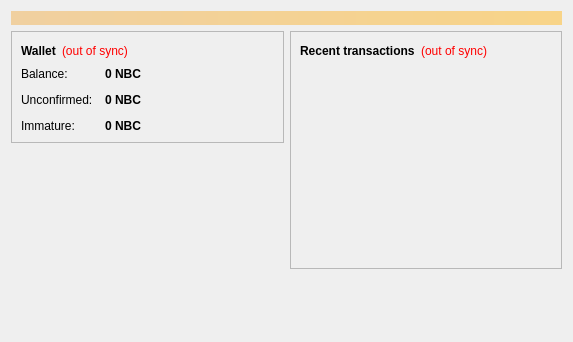
<?xml version="1.0" encoding="UTF-8"?>
<ui version="4.0">
 <class>OverviewPage</class>
 <widget class="QWidget" name="OverviewPage">
  <property name="geometry">
   <rect>
    <x>0</x>
    <y>0</y>
    <width>573</width>
    <height>342</height>
   </rect>
  </property>
  <property name="windowTitle">
   <string>Form</string>
  </property>
  <layout class="QVBoxLayout" name="topLayout">
   <item>
    <widget class="QLabel" name="labelAlerts">
     <property name="visible">
      <bool>false</bool>
     </property>
     <property name="styleSheet">
      <string notr="true">background-color: qlineargradient(x1: 0, y1: 0, x2: 1, y2: 0, stop:0 #F0D0A0, stop:1 #F8D488); color:#000000;</string>
     </property>
     <property name="wordWrap">
      <bool>true</bool>
     </property>
     <property name="margin">
      <number>3</number>
     </property>
    </widget>
   </item>
   <item>
    <layout class="QHBoxLayout" name="horizontalLayout" stretch="1,1">
     <item>
      <layout class="QVBoxLayout" name="verticalLayout_2">
       <item>
        <widget class="QFrame" name="frame">
         <property name="frameShape">
          <enum>QFrame::StyledPanel</enum>
         </property>
         <property name="frameShadow">
          <enum>QFrame::Raised</enum>
         </property>
         <layout class="QVBoxLayout" name="verticalLayout_4">
          <item>
           <layout class="QHBoxLayout" name="horizontalLayout_4">
            <item>
             <widget class="QLabel" name="label_5">
              <property name="font">
               <font>
                <weight>75</weight>
                <bold>true</bold>
               </font>
              </property>
              <property name="text">
               <string>Wallet</string>
              </property>
             </widget>
            </item>
            <item>
             <widget class="QLabel" name="labelWalletStatus">
              <property name="toolTip">
               <string>The displayed information may be out of date. Your wallet automatically synchronizes with the Nubescoin network after a connection is established, but this process has not completed yet.</string>
              </property>
              <property name="styleSheet">
               <string notr="true">QLabel { color: red; }</string>
              </property>
              <property name="text">
               <string notr="true">(out of sync)</string>
              </property>
              <property name="alignment">
               <set>Qt::AlignLeading|Qt::AlignLeft|Qt::AlignVCenter</set>
              </property>
             </widget>
            </item>
            <item>
             <spacer name="horizontalSpacer_2">
              <property name="orientation">
               <enum>Qt::Horizontal</enum>
              </property>
              <property name="sizeHint" stdset="0">
               <size>
                <width>40</width>
                <height>20</height>
               </size>
              </property>
             </spacer>
            </item>
           </layout>
          </item>
          <item>
           <layout class="QFormLayout" name="formLayout_2">
            <property name="fieldGrowthPolicy">
             <enum>QFormLayout::AllNonFixedFieldsGrow</enum>
            </property>
            <property name="horizontalSpacing">
             <number>12</number>
            </property>
            <property name="verticalSpacing">
             <number>12</number>
            </property>
            <item row="0" column="0">
             <widget class="QLabel" name="label">
              <property name="text">
               <string>Balance:</string>
              </property>
             </widget>
            </item>
            <item row="0" column="1">
             <widget class="QLabel" name="labelBalance">
              <property name="font">
               <font>
                <weight>75</weight>
                <bold>true</bold>
               </font>
              </property>
              <property name="cursor">
               <cursorShape>IBeamCursor</cursorShape>
              </property>
              <property name="toolTip">
               <string>Your current balance</string>
              </property>
              <property name="text">
               <string notr="true">0 NBC</string>
              </property>
              <property name="textInteractionFlags">
               <set>Qt::LinksAccessibleByMouse|Qt::TextSelectableByKeyboard|Qt::TextSelectableByMouse</set>
              </property>
             </widget>
            </item>
            <item row="1" column="0">
             <widget class="QLabel" name="label_3">
              <property name="text">
               <string>Unconfirmed:</string>
              </property>
             </widget>
            </item>
            <item row="1" column="1">
             <widget class="QLabel" name="labelUnconfirmed">
              <property name="font">
               <font>
                <weight>75</weight>
                <bold>true</bold>
               </font>
              </property>
              <property name="cursor">
               <cursorShape>IBeamCursor</cursorShape>
              </property>
              <property name="toolTip">
               <string>Total of transactions that have yet to be confirmed, and do not yet count toward the current balance</string>
              </property>
              <property name="text">
               <string notr="true">0 NBC</string>
              </property>
              <property name="textInteractionFlags">
               <set>Qt::LinksAccessibleByMouse|Qt::TextSelectableByKeyboard|Qt::TextSelectableByMouse</set>
              </property>
             </widget>
            </item>
            <item row="2" column="0">
             <widget class="QLabel" name="labelImmatureText">
              <property name="text">
               <string>Immature:</string>
              </property>
             </widget>
            </item>
            <item row="2" column="1">
             <widget class="QLabel" name="labelImmature">
              <property name="font">
               <font>
                <weight>75</weight>
                <bold>true</bold>
               </font>
              </property>
              <property name="toolTip">
               <string>Mined balance that has not yet matured</string>
              </property>
              <property name="text">
               <string notr="true">0 NBC</string>
              </property>
              <property name="textInteractionFlags">
               <set>Qt::LinksAccessibleByMouse|Qt::TextSelectableByKeyboard|Qt::TextSelectableByMouse</set>
              </property>
             </widget>
            </item>
           </layout>
          </item>
         </layout>
        </widget>
       </item>
       <item>
        <spacer name="verticalSpacer">
         <property name="orientation">
          <enum>Qt::Vertical</enum>
         </property>
         <property name="sizeHint" stdset="0">
          <size>
           <width>20</width>
           <height>40</height>
          </size>
         </property>
        </spacer>
       </item>
      </layout>
     </item>
     <item>
      <layout class="QVBoxLayout" name="verticalLayout_3">
       <item>
        <widget class="QFrame" name="frame_2">
         <property name="frameShape">
          <enum>QFrame::StyledPanel</enum>
         </property>
         <property name="frameShadow">
          <enum>QFrame::Raised</enum>
         </property>
         <layout class="QVBoxLayout" name="verticalLayout">
          <item>
           <layout class="QHBoxLayout" name="horizontalLayout_2">
            <item>
             <widget class="QLabel" name="label_4">
              <property name="text">
               <string>&lt;b&gt;Recent transactions&lt;/b&gt;</string>
              </property>
             </widget>
            </item>
            <item>
             <widget class="QLabel" name="labelTransactionsStatus">
              <property name="toolTip">
               <string>The displayed information may be out of date. Your wallet automatically synchronizes with the Nubescoin network after a connection is established, but this process has not completed yet.</string>
              </property>
              <property name="styleSheet">
               <string notr="true">QLabel { color: red; }</string>
              </property>
              <property name="text">
               <string notr="true">(out of sync)</string>
              </property>
              <property name="alignment">
               <set>Qt::AlignRight|Qt::AlignTrailing|Qt::AlignVCenter</set>
              </property>
             </widget>
            </item>
            <item>
             <spacer name="horizontalSpacer">
              <property name="orientation">
               <enum>Qt::Horizontal</enum>
              </property>
              <property name="sizeHint" stdset="0">
               <size>
                <width>40</width>
                <height>20</height>
               </size>
              </property>
             </spacer>
            </item>
           </layout>
          </item>
          <item>
           <widget class="QListView" name="listTransactions">
            <property name="styleSheet">
             <string notr="true">QListView { background: transparent; }</string>
            </property>
            <property name="frameShape">
             <enum>QFrame::NoFrame</enum>
            </property>
            <property name="verticalScrollBarPolicy">
             <enum>Qt::ScrollBarAlwaysOff</enum>
            </property>
            <property name="horizontalScrollBarPolicy">
             <enum>Qt::ScrollBarAlwaysOff</enum>
            </property>
            <property name="selectionMode">
             <enum>QAbstractItemView::NoSelection</enum>
            </property>
           </widget>
          </item>
         </layout>
        </widget>
       </item>
       <item>
        <spacer name="verticalSpacer_2">
         <property name="orientation">
          <enum>Qt::Vertical</enum>
         </property>
         <property name="sizeHint" stdset="0">
          <size>
           <width>20</width>
           <height>40</height>
          </size>
         </property>
        </spacer>
       </item>
      </layout>
     </item>
    </layout>
   </item>
  </layout>
 </widget>
 <resources/>
 <connections/>
</ui>
